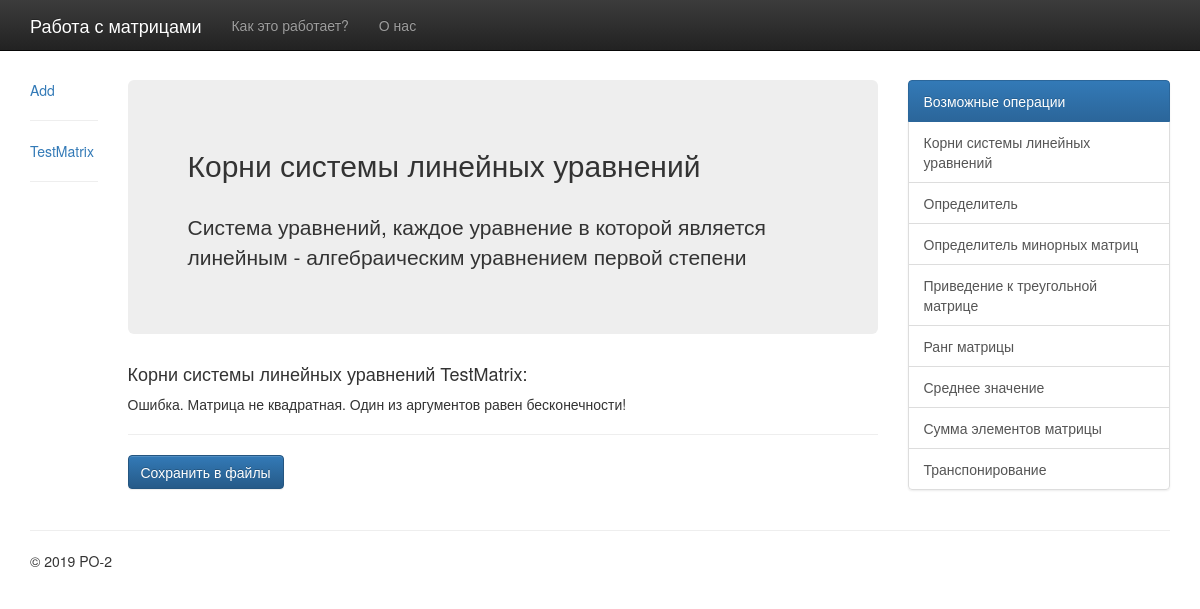
Page /root_system/ on the committed database.
### matrix/models.py (models this page shows, shortened)
class Matrix(models.Model):
    name = models.CharField(max_length=25, default="New matrix")
    rows = models.PositiveIntegerField(default=0)
    columns = models.PositiveIntegerField(default=0)
    values = models.TextField()
    file = models.FileField()
    def matrix(self):
        array = make_array(self.values)
        return array
    def determinate(self):
        if self.rows == self.columns:
            array = np.array(make_array(self.values))
            array.shape = (int(self.rows), int(self.columns))
            return np.around(np.linalg.det(array), decimals=2)
        else:
            return "Ошибка. Матрица не квадратная. Невозможно найти определитель!"
    def root_system(self):
        if self.determinate():
            if self.rows == self.columns:
                answer = np.zeros(self.rows)
                array_x = []
                for x in range(self.rows):
                    array_x.append('x' + str(x + 1))
                roots = list(zip(array_x, np.linalg.solve(np.array(make_array(self.values)), answer)))
                return roots
            else:
                return "Ошибка. Матрица не квадратная. Один из аргументов равен бесконечности!"
        else:
            return "Сингулярная матрица. Определитель равен 0!"

### matrix/views.py (the view)
# urls.py: path('root_system/', RootSystemView.as_view(), name='root_system'),
class RootSystemView(ListView):
    model = Matrix
    template_name = 'root_system.html'

### templates/root_system.html
{% extends 'base.html' %}
{% block content %}
    <div class="col-sm-1">
        <div class="card"><a href="{% url 'create' %}">Add</a></div>
        <hr/>
        {% for matrix in object_list %}
            <div class="card"><a href="{% url 'detail' matrix.pk %}">{{ matrix.name }}</a></div>
            <hr/>
        {% endfor %}
    </div>
    <div class="col-sm-8">
        <div class="jumbotron">
            <h2>Корни системы линейных уравнений</h2>
            <br>
            <p>Система уравнений, каждое уравнение в которой является линейным -
                алгебраическим уравнением первой степени</p>
        </div>
    {% for matrix in object_list %}
        <h4>Корни системы линейных уравнений {{ matrix.name }}:</h4>
        {% if matrix.rows == matrix.columns and matrix.determinate %}
            {% for root, anwer in matrix.root_system %}
                <p>{{ root }} = {{ anwer }} </p>
            {% endfor %}
        {% else %}
            <p>{{ matrix.root_system }}</p>
        {% endif %}
        <hr/>
    {% endfor %}
    <button class="btn btn-primary">
        <a href="{% url 'root_in_file' %}" style="color: white; text-decoration: none">
            Сохранить в файлы
        </a>
    </button>
    </div>
{% endblock content %}

### rows in the picture
Matrix: name "TestMatrix", root_system "Ошибка. Матрица не квадратная. Один из аргументов равен бесконечности!"
